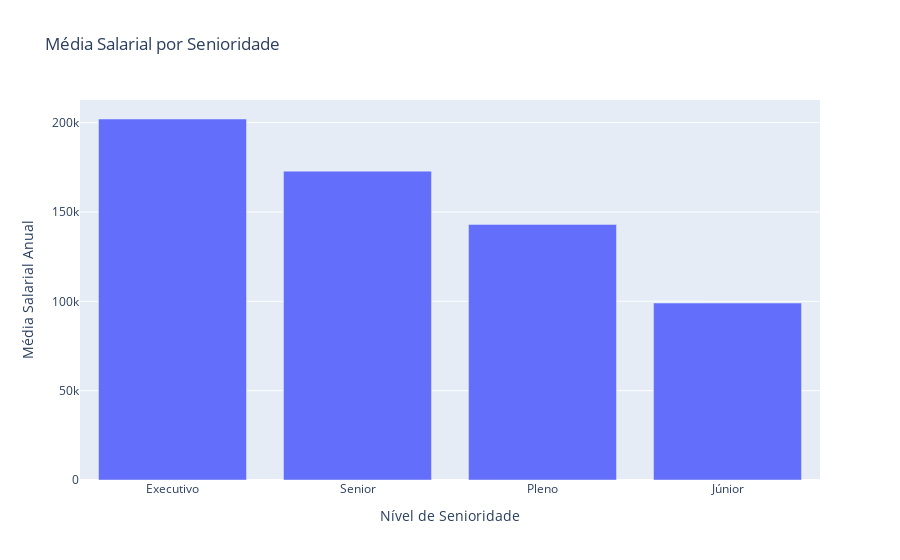

The code cell stored with this chart in its notebook:
### Code cell
import plotly.express as px
senioridade_media_salario = df_limpo.groupby('senioridade')['usd'].mean().sort_values(ascending=False).reset_index()
fig = px.bar(senioridade_media_salario, x='senioridade', y='usd', title= 'Média Salarial por Senioridade', labels={'senioridade': 'Nível de Senioridade', 'usd': 'Média Salarial Anual'})
fig.show()

### Figure 1 — Plotly figure (JSON) as saved in the notebook; plotly's stock layout.template omitted (floating-point values rounded to 4 significant figures)
{"data": [{"hovertemplate": "Nível de Senioridade=%{x}<br>Média Salarial Anual=%{y}<extra></extra>", "legendgroup": "", "marker": {"color": "#636efa", "pattern": {"shape": ""}}, "name": "", "orientation": "v", "showlegend": false, "textposition": "auto", "type": "bar", "x": ["Executivo", "Senior", "Pleno", "Júnior"], "xaxis": "x", "y": [202000.0, 172900.0, 143000.0, 99030.0], "yaxis": "y"}], "layout": {"barmode": "relative", "legend": {"tracegroupgap": 0}, "title": {"text": "Média Salarial por Senioridade"}, "xaxis": {"anchor": "y", "domain": [0, 1], "title": {"text": "Nível de Senioridade"}}, "yaxis": {"anchor": "x", "domain": [0, 1], "title": {"text": "Média Salarial Anual"}}}}
